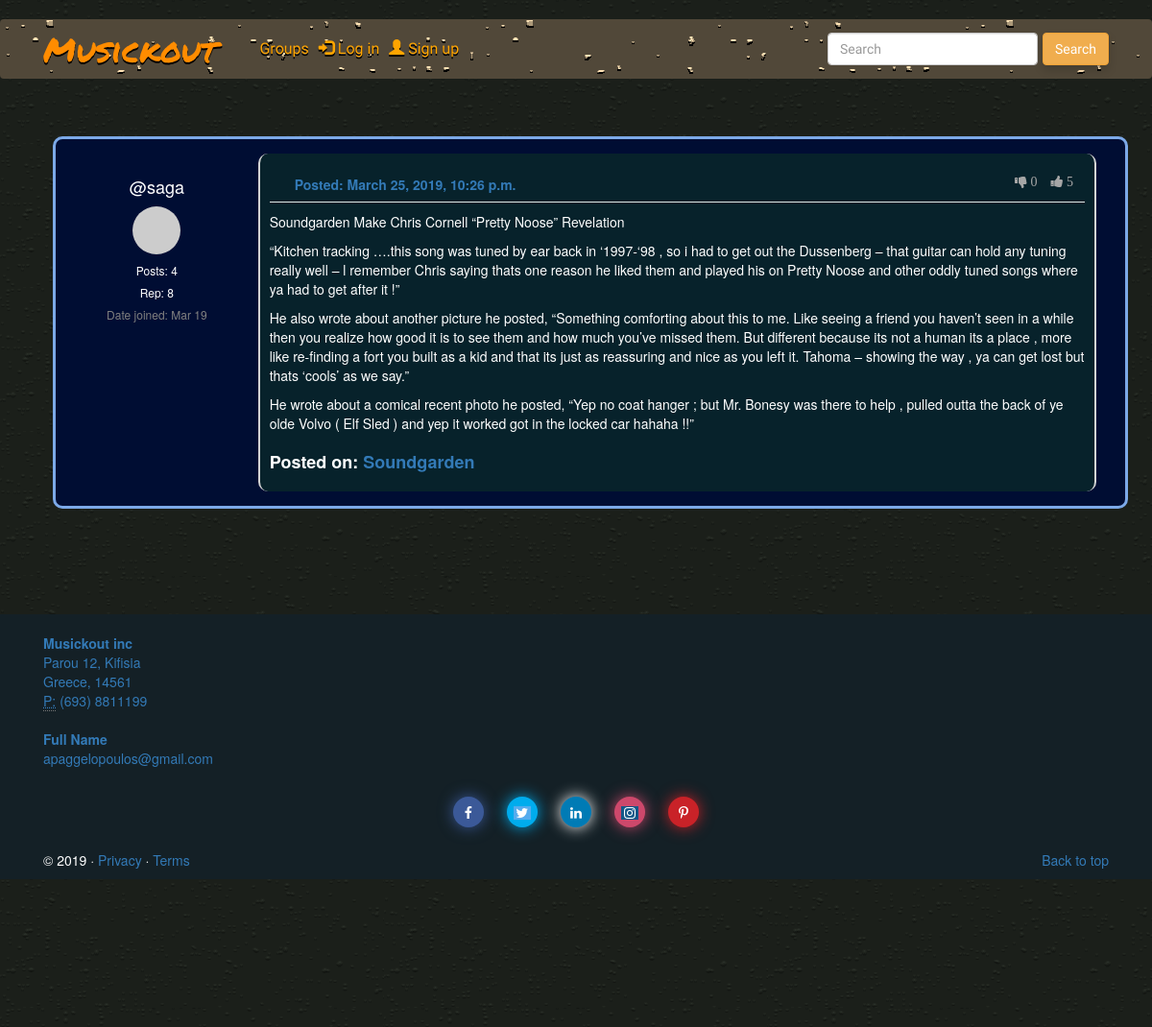
The app's page /posts/by/saga/27/ with its own data.
### posts/models.py (models this page shows, shortened)
class Post(models.Model):
    user = models.ForeignKey(User, related_name="posts",on_delete=models.CASCADE)
    created_at = models.DateTimeField(auto_now_add=True)
    message = models.TextField()
    message_html = models.TextField(editable=False)
    group = models.ForeignKey(Group, related_name="posts",null=True, blank=True,on_delete=models.CASCADE)
    thumbsup = models.IntegerField(default=0)
    thumbsdown = models.IntegerField(default=0)
    class Meta:
        ordering = ["-created_at"]
        unique_together = ["user", "message"]

### accounts/models.py (models this page shows, shortened)
class Profile(models.Model):
    user = models.ForeignKey(get_user_model(), related_name="profiles",on_delete=models.CASCADE)
    popularity = models.IntegerField(default=0)

### groups/models.py (models this page shows, shortened)
class Group(models.Model):
    name = models.CharField(max_length=255, unique=True)
    slug = models.SlugField(allow_unicode=True, unique=True)
    description = models.TextField(blank=True, default='')
    description_html = models.TextField(editable=False, default='', blank=True)
    members = models.ManyToManyField(User,through="GroupMember")
    class Meta:
        ordering = ["name"]

### posts/views.py (the view)
# urls.py: path("by/<username>/<int:pk>/",views.PostDetail.as_view(),name="single"),
class PostDetail(SelectRelatedMixin, generic.DetailView):
    model = models.Post
    select_related = ("user", "group")
    def get_queryset(self):
        queryset = super().get_queryset()
        return queryset.filter(
            user__username__iexact=self.kwargs.get("username")
        )

### posts/templates/posts/post_detail.html (shortened to what this page needs)
{% extends "posts/post_base.html" %}
{% block post_content %}
  {% include "posts/_post.html" %}
{% endblock %}

### posts/templates/posts/_post.html (shortened to what this page needs)
{% load crispy_forms_tags %}
<div class="container" id="mypost-info">
	<div class="col-md-2" id="mypost-personal">
			<h4><center><a href="{% url 'posts:for_user' username=post.user.username %}" style="color:white;">@{{ post.user.username }}</a></center></h4>
			<div class="avatar">
				 <img src="http://i.pravatar.cc/50" class="md-avatar rounded-circle" alt="" />
			</div>
			<h6 style="color:white;"><center> Posts: {{post.user.posts.count}}</center></h6>
			{% for prof in post.user.profiles.all %}
					<h6 style="color:white;"><center> Rep: {{prof.popularity}}</center></h6>
			{% endfor %}
			<h6 style="color:grey;"><center> Date joined: {{post.user.date_joined|date:"M y"}}</center></h6>
	</div>
	<div class="col-md-10" id="mypost-content">
		<div class="media">
			<div class="panel-collapse collapse in" id="collapseOne">
				<div class="media-body" id="mypost-body">
					<div class="comment-head">
						<strong><time class="time"><a href="{% url 'posts:single' username=post.user.username pk=post.pk %}">Posted: {{ post.created_at }}</a></time></strong>
							{% if not user.is_authenticated %}
								<a style="color:white">
										<i data-toggle="tooltip" title="Please Login!" id="myfa-up-disable" class="fa fa-thumbs-up"> {{ post.thumbsup }} </i>
								</a>
								<a style="color:white">
										<i data-toggle="tooltip" title="Please Login!" id="myfa-down-disable" class="fa fa-thumbs-down"> {{ post.thumbsdown }} </i>
								</a>
							{% endif %}
					</div>
					<p>{{ post.message_html|safe }}</p>
					{% if post.group and not hide_group %}
							<span class="group-name"><h4><strong>Posted on: <a href="{% url 'groups:single' slug=post.group.name|slugify %}">{{ post.group.name }}</strong></h4></span>
					{% endif %}
				</div>
			</div>
		</div>
	</div>
</div>

### static/social/css/master.css (style rules this page uses)
html { height: 100%; width: auto; }
body { margin: 0; background-image: url("/static/media/Music-site2.png"); background-repeat: repeat; background-color: #000C12; color: white; padding-top: 20px; }
.rounded-circle { display: block; margin-left: auto; margin-right: auto; }
.comment-head { background: #blue; padding: 10px 12px; border-bottom: 1px solid #E5E5E5; overflow: hidden; -webkit-border-radius: 4px 4px 0 0; -moz-border-radius: 4px 4px 0 0; border-radius: 4px 4px 0 0; }
.comment-head i { float: right; margin-left: 14px; position: relative; top: 2px; color: #A6A6A6; cursor: pointer; -webkit-transition: color 0.3s ease; -o-transition: color 0.3s ease; transition: color 0.3s ease; }
.comment-head strong { float: left; margin-left: 14px; position: relative; top: 2px; color: #A6A6A6; -webkit-transition: color 0.3s ease; -o-transition: color 0.3s ease; transition: color 0.3s ease; }
#mypost-body { border-left: 2px solid lightgrey; border-right: 2px solid lightgrey; background-color: #07222b; padding: 10px; border-radius: 10px; }
#mypost-info { background-color: #000d33; margin: 10px; border-radius: 10px; border: 3px solid #7ca9e8; }
#mypost-content { padding: 15px; }
#mypost-personal { padding-top: 30px; }

### records on screen
Post: user.username "saga", user.posts.count "4", user.date_joined "Mar 19", created_at "March 25, 2019, 10:26 p.m.", thumbsup "5", thumbsdown "0", message_html "Soundgarden Make Chris Cornell “Pretty Noose” Revelation “Kitchen tracking ….this song was tuned by ear back in ‘1997-‘98 , so i had to get out the Dussenberg – that guitar can hold any tuning really well – l remember Chris saying thats one reason he liked them and played his on Pretty Noose and other oddly tuned songs where ya had to get after it !” He also wrote about another picture he posted, “Something comforting about this to me. Like seeing a friend you haven’t seen in a while then you realize how good it is to see them and how much you’ve missed them. But different because its not a human its a place , more like re-finding a fort you built as a kid and that its just as reassuring…", group.name "Soundgarden"
Profile: popularity "8"
